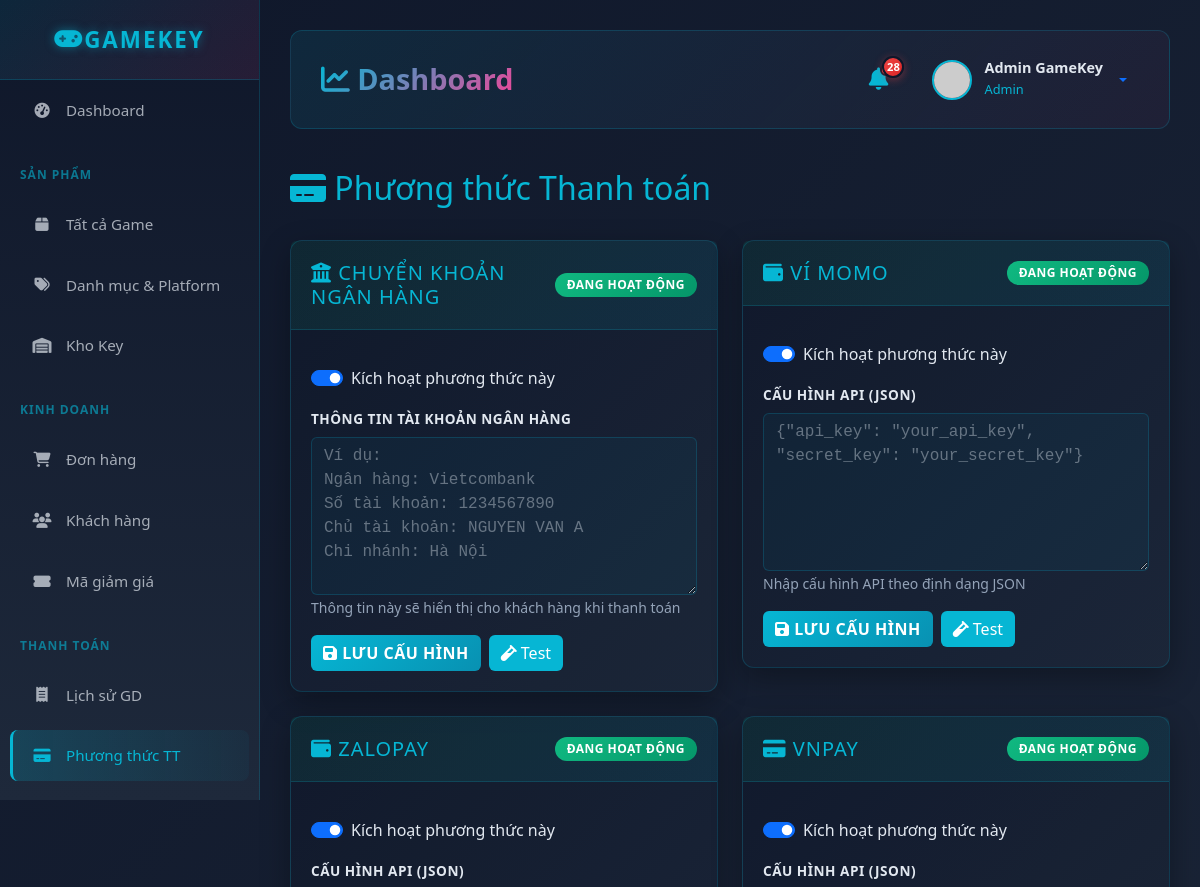
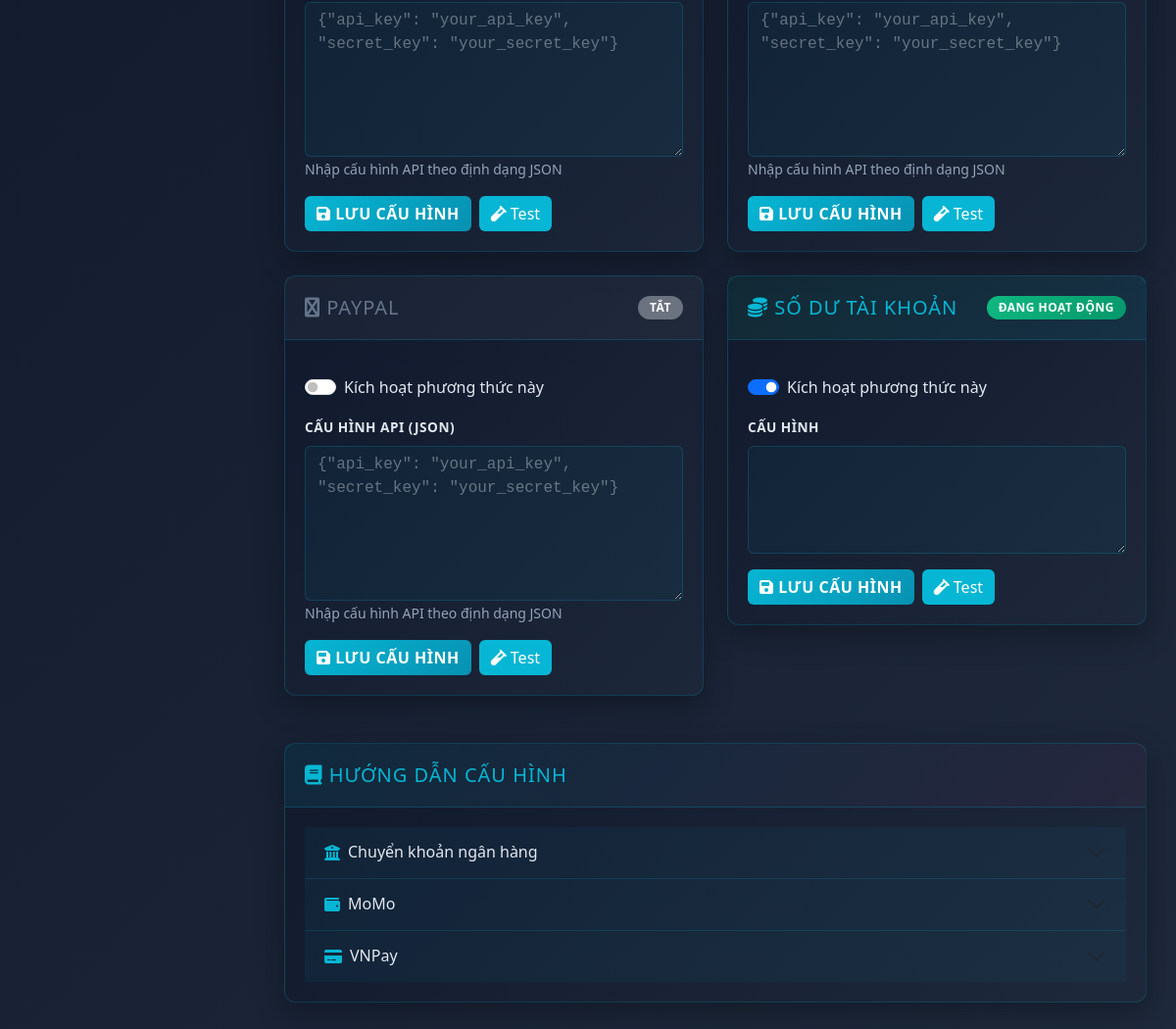
/temp_ui_source/Payment_methods.php (signed in), run on the app's committed database (2 pictures, top to bottom).
### tables this page shows
CREATE TABLE `payment_methods` (
  `id` int(11) NOT NULL,
  `method_code` varchar(50) NOT NULL,
  `method_name` varchar(100) NOT NULL,
  `is_active` tinyint(1) NOT NULL DEFAULT 1,
  `config` text DEFAULT NULL COMMENT 'Cấu hình API (JSON)',
  `display_order` int(11) NOT NULL DEFAULT 0,
  `created_at` timestamp NOT NULL DEFAULT current_timestamp()
);

### temp_ui_source/Payment_methods.php (the view, shortened to what this page needs)
<?php
include __DIR__ . '/includes/header.php';
$payment_methods = $conn->query("SELECT * FROM payment_methods ORDER BY display_order")->fetchAll();
?>
<div class="d-flex justify-content-between align-items-center mb-4">
    <h2 style="color: #06b6d4;"><i class="fas fa-credit-card"></i> Phương thức Thanh toán</h2>
</div>
<div class="row">
    <?php foreach($payment_methods as $pm):
    ?>
    <div class="col-md-6 mb-4">
        <div class="card">
            <div class="card-header" style="background: <?= $pm['is_active'] ? 'linear-gradient(135deg, rgba(16, 185, 129, 0.1) 0%, rgba(6, 182, 212, 0.1) 100%)' : 'rgba(107, 114, 128, 0.1)' ?>;">
                <div class="d-flex justify-content-between align-items-center">
                    <div>
                        <h5 style="margin: 0; color: <?= $pm['is_active'] ? '#06b6d4' : '#64748b' ?>;">
                            <?php
                            $icons = [
                                'bank_transfer' => 'fa-university',
                                'momo' => 'fa-wallet',
                                'zalopay' => 'fa-wallet',
                                'vnpay' => 'fa-credit-card',
                                'paypal' => 'fa-paypal',
                                'balance' => 'fa-coins'
                            ];
                            ?>
                            <i class="fas <?= $icons[$pm['method_code']] ?? 'fa-money-bill' ?>"></i>
                            <?= htmlspecialchars($pm['method_name']) ?>
                        </h5>
                    </div>
                    <span class="badge" style="background: <?= $pm['is_active'] ? 'linear-gradient(135deg, #10b981 0%, #059669 100%)' : '#6b7280' ?>; padding: 6px 12px;">
                        <?= $pm['is_active'] ? 'Đang hoạt động' : 'Tắt' ?>
                    </span>
                </div>
            </div>
            <div class="card-body">
                <form method="POST" class="mt-3">
                    <div class="mb-3">
                        <div class="form-check form-switch">
                            <input class="form-check-input" type="checkbox" name="is_active" id="active<?= $pm['id'] ?>" <?= $pm['is_active'] ? 'checked' : '' ?> style="cursor: pointer;">
                            <label class="form-check-label" for="active<?= $pm['id'] ?>" style="color: #e2e8f0; cursor: pointer;">
                                Kích hoạt phương thức này
                            </label>
                        </div>
                    </div>
                    <?php if($pm['method_code'] == 'bank_transfer'): ?>
                        <div class="mb-3">
                            <label class="form-label">Thông tin tài khoản ngân hàng</label>
                            <textarea name="config" class="form-control" rows="6" style="background: rgba(6, 182, 212, 0.05); border: 1px solid rgba(6, 182, 212, 0.2); color: #e2e8f0; font-family: monospace;" placeholder="Ví dụ:
Ngân hàng: Vietcombank
Số tài khoản: 1234567890
Chủ tài khoản: NGUYEN VAN A
Chi nhánh: Hà Nội"><?= htmlspecialchars($pm['config'] ?: '') ?></textarea>
                            <small style="color: #94a3b8;">Thông tin này sẽ hiển thị cho khách hàng khi thanh toán</small>
                        </div>
                    <?php elseif(in_array($pm['method_code'], ['momo', 'zalopay', 'vnpay', 'paypal'])): ?>
                        <div class="mb-3">
                            <label class="form-label">Cấu hình API (JSON)</label>
                            <textarea name="config" class="form-control" rows="6" style="background: rgba(6, 182, 212, 0.05); border: 1px solid rgba(6, 182, 212, 0.2); color: #e2e8f0; font-family: monospace;" placeholder='{"api_key": "your_api_key", "secret_key": "your_secret_key"}'><?= htmlspecialchars($pm['config'] ?: '') ?></textarea>
                            <small style="color: #94a3b8;">Nhập cấu hình API theo định dạng JSON</small>
                        </div>
                    <?php else: ?>
                        <div class="mb-3">
                            <label class="form-label">Cấu hình</label>
                            <textarea name="config" class="form-control" rows="4" style="background: rgba(6, 182, 212, 0.05); border: 1px solid rgba(6, 182, 212, 0.2); color: #e2e8f0;"><?= htmlspecialchars($pm['config'] ?: '') ?></textarea>
                        </div>
                    <?php endif; ?>
                    <div class="d-flex gap-2">
                        <button type="submit" class="btn btn-primary">
                            <i class="fas fa-save"></i> Lưu cấu hình
                        </button>
                        <button type="button" class="btn btn-info" data-bs-toggle="modal" data-bs-target="#testModal<?= $pm['id'] ?>">
                            <i class="fas fa-vial"></i> Test
                        </button>
                    </div>
                </form>
            </div>
        </div>
    </div>
    <?php endforeach; ?>
</div>
<div class="card mt-4">
    <div class="card-header">
        <h5 style="margin: 0; color: #06b6d4;">
            <i class="fas fa-book"></i> Hướng dẫn cấu hình
        </h5>
    </div>
    <div class="card-body" style="color: #e2e8f0;">
        <div class="accordion accordion-flush" id="guideAccordion">
            <div class="accordion-item" style="background: transparent; border-color: rgba(6, 182, 212, 0.2);">
                <h2 class="accordion-header">
                    <button class="accordion-button collapsed" type="button" data-bs-toggle="collapse" data-bs-target="#bank" style="background: rgba(6, 182, 212, 0.05); color: #e2e8f0;">
                        <i class="fas fa-university me-2" style="color: #06b6d4;"></i> Chuyển khoản ngân hàng
                    </button>
                </h2>
            </div>
            <div class="accordion-item" style="background: transparent; border-color: rgba(6, 182, 212, 0.2);">
                <h2 class="accordion-header">
                    <button class="accordion-button collapsed" type="button" data-bs-toggle="collapse" data-bs-target="#momo" style="background: rgba(6, 182, 212, 0.05); color: #e2e8f0;">
                        <i class="fas fa-wallet me-2" style="color: #06b6d4;"></i> MoMo
                    </button>
                </h2>
            </div>
            <div class="accordion-item" style="background: transparent; border-color: rgba(6, 182, 212, 0.2);">
                <h2 class="accordion-header">
                    <button class="accordion-button collapsed" type="button" data-bs-toggle="collapse" data-bs-target="#vnpay" style="background: rgba(6, 182, 212, 0.05); color: #e2e8f0;">
                        <i class="fas fa-credit-card me-2" style="color: #06b6d4;"></i> VNPay
                    </button>
                </h2>
            </div>
        </div>
    </div>
</div>
<?php include __DIR__ . '/includes/footer.php'; ?>

### temp_ui_source/includes/header.php (style rules this page uses)
:root { --primary: #0f172a; --secondary: #1e293b; --accent: #06b6d4; --accent-pink: #ec4899; --text-light: #e2e8f0; }
* { margin: 0; padding: 0; box-sizing: border-box; }
body { font-family: 'Segoe UI', Tahoma, Geneva, Verdana, sans-serif; background: linear-gradient(135deg, #0f172a 0%, #1e293b 100%); color: #e2e8f0; overflow-x: hidden; min-height: 100vh; }
.card { border: 1px solid rgba(6, 182, 212, 0.2); border-radius: 12px; background: linear-gradient(135deg, rgba(15, 23, 42, 0.7) 0%, rgba(30, 41, 59, 0.7) 100%); color: #e2e8f0; box-shadow: 0 10px 30px rgba(0, 0, 0, 0.3); }
.card-header { background: linear-gradient(135deg, rgba(6, 182, 212, 0.1) 0%, rgba(236, 72, 153, 0.05) 100%); border-bottom: 1px solid rgba(6, 182, 212, 0.2); padding: 20px; font-weight: 700; color: #06b6d4; text-transform: uppercase; letter-spacing: 1px; }
.card-body { padding: 20px; background: transparent !important; color: #e2e8f0 !important; }
.btn-primary { background: linear-gradient(135deg, #06b6d4 0%, #0891b2 100%); border: none; font-weight: 600; transition: all 0.3s ease; text-transform: uppercase; letter-spacing: 0.5px; }
.btn-info { background: #06b6d4; color: white; border: none; }
.badge { padding: 6px 12px; border-radius: 20px; font-weight: 600; text-transform: uppercase; font-size: 0.75rem; letter-spacing: 0.5px; }
.form-control, .form-select { background: rgba(30, 41, 59, 0.5); border: 1px solid rgba(6, 182, 212, 0.2); color: #e2e8f0; transition: all 0.3s ease; }
.form-control::placeholder { color: rgba(226, 232, 240, 0.4); }
.form-label { color: #e2e8f0; font-weight: 600; text-transform: uppercase; font-size: 0.85rem; letter-spacing: 0.5px; margin-bottom: 8px; }

### data on the page
payment_methods: method_name "CHUYỂN KHOẢN NGÂN HÀNG", shows "ĐANG HOẠT ĐỘNG", is_active "☑"
payment_methods: method_name "VÍ MOMO", shows "ĐANG HOẠT ĐỘNG", is_active "☑"
payment_methods: method_name "ZALOPAY", shows "ĐANG HOẠT ĐỘNG", is_active "☑"
payment_methods: method_name "VNPAY", shows "ĐANG HOẠT ĐỘNG", is_active "☑"
payment_methods: method_name "PAYPAL", shows "TẮT"
payment_methods: method_name "SỐ DƯ TÀI KHOẢN", shows "ĐANG HOẠT ĐỘNG", is_active "☑"

### other printed values
$total_notifications_header "28"
$adminDisplayName "Admin GameKey"
